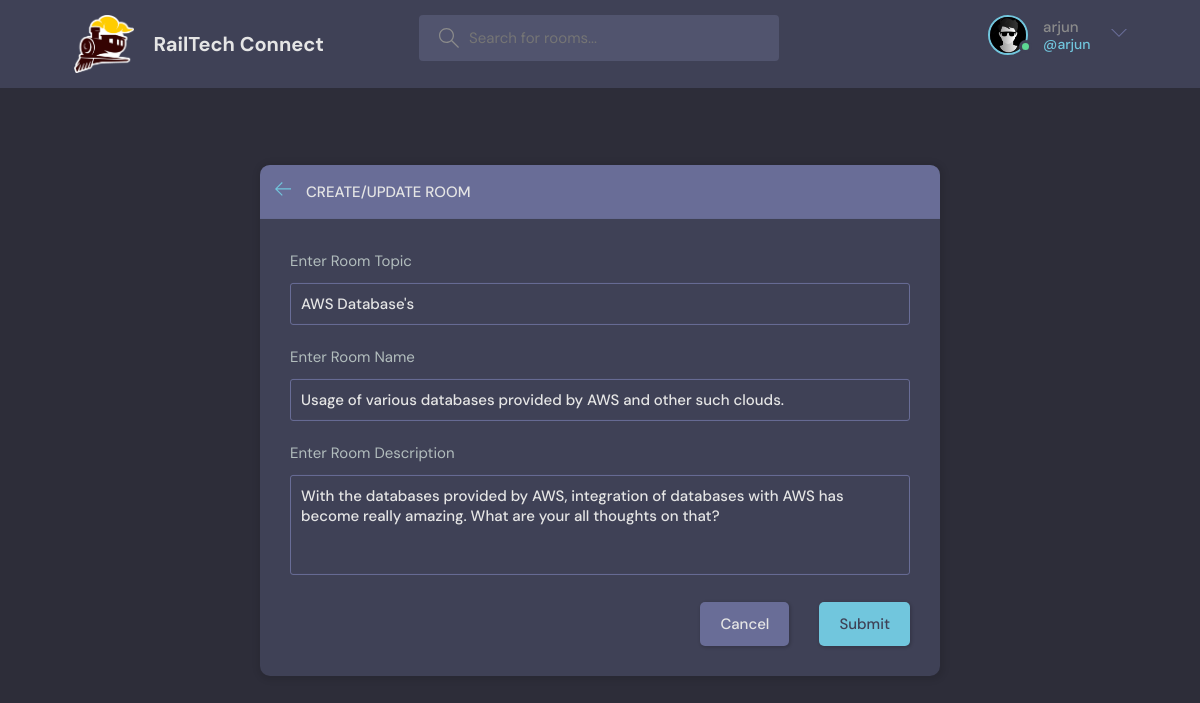
Screenshot of /update-room/2/ (signed in) with the database file from the repository.
### base/models.py (models this page shows, shortened)
class User(AbstractUser):
    name = models.CharField(max_length=200, null=True)
    email = models.EmailField(unique=True)
    bio = models.TextField(null=True)
    avatar = models.ImageField(null=True, default="avatar.svg")
    USERNAME_FIELD = 'email'
    REQUIRED_FIELDS = []

class Room(models.Model):
    host = models.ForeignKey(User, on_delete=models.SET_NULL, null=True)
    topic = models.ForeignKey(Topic, on_delete=models.SET_NULL, null=True)
    name = models.CharField(max_length=200)
    description = models.TextField(null=True , blank=True)
    participants = models.ManyToManyField(
        User, related_name='participants', blank=True
    )
    updated = models.DateTimeField(auto_now=True)
    created = models.DateTimeField(auto_now_add=True)
    class Meta:
        ordering = ['-updated' , '-created']

class Topic(models.Model):
    name = models.CharField(max_length=200)

### base/views.py (the view, shortened to what this page needs)
# urls.py: path('update-room/<str:pk>/', views.updateRoom, name='update-room'),
@login_required(login_url='login')
def updateRoom(request, pk):
    room= Room.objects.get(id=pk)
    form= RoomForm(instance=room)
    topic = Topic.objects.all()
    if request.user != room.host:
        return HttpResponse('Service could only be accessed by the original room owner!!!')
    context={'form' : form, 'topic':topic, 'room': room}
    return render(request, 'base/room_form.html', context )

### base/forms.py
class RoomForm(ModelForm):
    class Meta:
        model = Room
        fields = '__all__'
        exclude = ['host', 'participants']

### base/templates/base/room_form.html (shortened to what this page needs)
{% extends 'main.html' %}
{% block content %}
  <main class="create-room layout">
    <div class="container">
      <div class="layout__box">
        <div class="layout__boxHeader">
          <div class="layout__boxTitle">
            <a href="{% url 'home' %}">
              <svg version="1.1" xmlns="http://www.w3.org/2000/svg" width="32" height="32" viewBox="0 0 32 32">
                <title>arrow-left</title>
                <path
                  d="M13.723 2.286l-13.723 13.714 13.719 13.714 1.616-1.611-10.96-10.96h27.625v-2.286h-27.625l10.965-10.965-1.616-1.607z">
                </path>
              </svg>
            </a>
            <h3>Create/Update Room</h3>
          </div>
        </div>
        <div class="layout__body">
          <form class="form" action="" method="POST">
            <div class="form__group">
                <label for="room_topic">Enter Room Topic</label>
                <input required type="text" value="{{room.topic.name}}" name="topic" list="topic-list" />
              </div>
              <div class="form__group">
                <label for="room_name">Enter Room Name</label>
                {{form.name}}
              </div>
              <div class="form__group">
                <label for="room_description">Enter Room Description</label>
                {{form.description}}
              </div>
            <div class="form__action">
              <a class="btn btn--dark" href="{% url 'home' %}">Cancel</a>
              <button class="btn btn--main" type="submit">Submit</button>
            </div>
          </form>
        </div>
      </div>
    </div>
  </main>
{% endblock content %}

### templates/navbar.html (shortened to what this page needs)
{% load static %}
<header class="header header--loggedIn">
   <div class="container">
     <a href="{% url 'home' %}" class="header__logo">
       <img src="{% static 'images/train1.jpeg' %}" style="width: 60px; height: auto;" />
       <h1>RailTech Connect</h1>
     </a>
     <form class="header__search" method="GET" action="{% url 'home' %}">
       <label>
         <input name="q" placeholder="Search for rooms..." />
       </label>
     </form>
     <nav class="header__menu">
       {% if request.user.is_authenticated %}
       <div class="header__user">
         <a href="{% url 'update-user' %}">
           <div class="avatar avatar--medium active">
             <img src="{{request.user.avatar.url}}" />
           </div>
           <p>{{request.user.username}} <span>@{{request.user.username}}</span></p>
         </a>
         <button class="dropdown-button">
           <svg version="1.1" xmlns="http://www.w3.org/2000/svg" width="32" height="32" viewBox="0 0 32 32">
             <title>chevron-down</title>
             <path d="M16 21l-13-13h-3l16 16 16-16h-3l-13 13z"></path>
           </svg>
         </button>
       </div>
       {% else %}
        <a href="{% url 'login' %}">
         <img src="{% static 'images/avatar.svg' %}" />
         <p>Login</p>
       </a>
       {% endif %}
     </nav>
   </div>
 </header>

### rows the page displays
User: user.avatar (picture), user.username "arjun"
Room: topic "AWS Database's", name "Usage of various databases provided by AWS and other such clouds.", description "With the databases provided by AWS, integration of databases with AWS has become really amazing. What are your all thoughts on that?"
